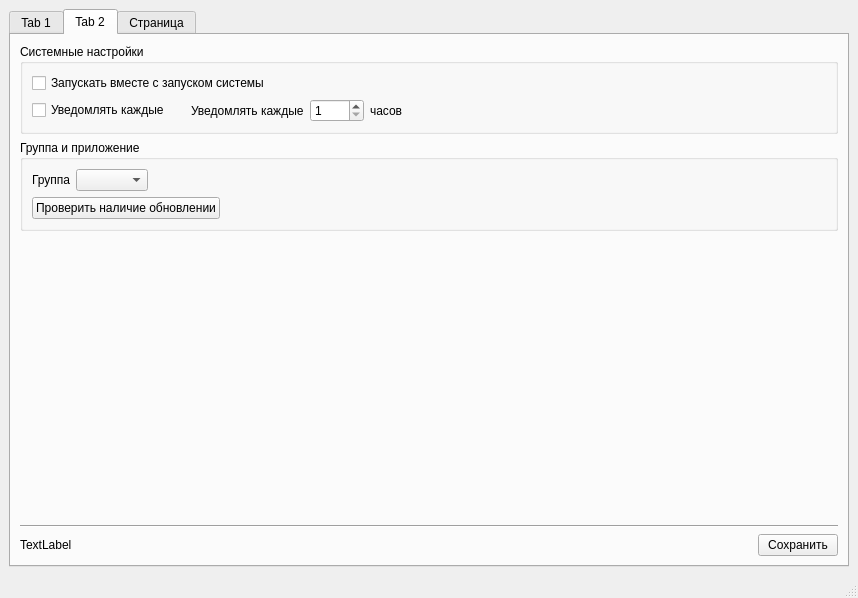
<?xml version="1.0" encoding="UTF-8"?>
<ui version="4.0">
 <class>MainWindow</class>
 <widget class="QMainWindow" name="MainWindow">
  <property name="geometry">
   <rect>
    <x>0</x>
    <y>0</y>
    <width>858</width>
    <height>598</height>
   </rect>
  </property>
  <property name="windowTitle">
   <string>MainWindow</string>
  </property>
  <widget class="QWidget" name="centralwidget">
   <layout class="QVBoxLayout" name="verticalLayout_2">
    <item>
     <widget class="QTabWidget" name="tabWidget">
      <property name="currentIndex">
       <number>1</number>
      </property>
      <widget class="QWidget" name="tab">
       <attribute name="title">
        <string>Tab 1</string>
       </attribute>
       <layout class="QGridLayout" name="gridLayout">
        <item row="1" column="1" colspan="2">
         <widget class="Line" name="line_3">
          <property name="orientation">
           <enum>Qt::Horizontal</enum>
          </property>
         </widget>
        </item>
        <item row="2" column="2">
         <layout class="QHBoxLayout" name="horizontalLayout_2">
          <item>
           <spacer name="horizontalSpacer">
            <property name="orientation">
             <enum>Qt::Horizontal</enum>
            </property>
            <property name="sizeHint" stdset="0">
             <size>
              <width>40</width>
              <height>20</height>
             </size>
            </property>
           </spacer>
          </item>
          <item>
           <widget class="QLabel" name="label_4">
            <property name="text">
             <string>Расписание</string>
            </property>
           </widget>
          </item>
          <item>
           <spacer name="horizontalSpacer_2">
            <property name="orientation">
             <enum>Qt::Horizontal</enum>
            </property>
            <property name="sizeHint" stdset="0">
             <size>
              <width>40</width>
              <height>20</height>
             </size>
            </property>
           </spacer>
          </item>
         </layout>
        </item>
        <item row="2" column="0">
         <layout class="QHBoxLayout" name="horizontalLayout">
          <item>
           <widget class="QLabel" name="label">
            <property name="text">
             <string>Актуалочка</string>
            </property>
           </widget>
          </item>
          <item>
           <widget class="QPushButton" name="UpdateButton">
            <property name="text">
             <string>Обновить</string>
            </property>
           </widget>
          </item>
          <item>
           <spacer name="horizontalSpacer_5">
            <property name="orientation">
             <enum>Qt::Horizontal</enum>
            </property>
            <property name="sizeHint" stdset="0">
             <size>
              <width>40</width>
              <height>20</height>
             </size>
            </property>
           </spacer>
          </item>
         </layout>
        </item>
        <item row="0" column="0" colspan="2">
         <widget class="QTextEdit" name="textEditActuallity"/>
        </item>
        <item row="1" column="0">
         <widget class="Line" name="line_2">
          <property name="orientation">
           <enum>Qt::Horizontal</enum>
          </property>
         </widget>
        </item>
        <item row="0" column="2">
         <widget class="QTextEdit" name="textEditShedule"/>
        </item>
       </layout>
      </widget>
      <widget class="QWidget" name="tab_2">
       <attribute name="title">
        <string>Tab 2</string>
       </attribute>
       <layout class="QGridLayout" name="gridLayout_5">
        <item row="3" column="0">
         <widget class="Line" name="line">
          <property name="orientation">
           <enum>Qt::Horizontal</enum>
          </property>
         </widget>
        </item>
        <item row="1" column="0">
         <widget class="QGroupBox" name="groupBox_2">
          <property name="title">
           <string>Группа и приложение</string>
          </property>
          <layout class="QGridLayout" name="gridLayout_3">
           <item row="0" column="0">
            <layout class="QHBoxLayout" name="horizontalLayout_7">
             <item>
              <widget class="QLabel" name="label_5">
               <property name="text">
                <string>Группа</string>
               </property>
              </widget>
             </item>
             <item>
              <widget class="QComboBox" name="comboBoxGroup"/>
             </item>
             <item>
              <spacer name="horizontalSpacer_8">
               <property name="orientation">
                <enum>Qt::Horizontal</enum>
               </property>
               <property name="sizeHint" stdset="0">
                <size>
                 <width>40</width>
                 <height>20</height>
                </size>
               </property>
              </spacer>
             </item>
            </layout>
           </item>
           <item row="1" column="0">
            <layout class="QHBoxLayout" name="horizontalLayout_6">
             <item>
              <widget class="QPushButton" name="checkupdateButton">
               <property name="text">
                <string>Проверить наличие обновлении</string>
               </property>
              </widget>
             </item>
             <item>
              <spacer name="horizontalSpacer_6">
               <property name="orientation">
                <enum>Qt::Horizontal</enum>
               </property>
               <property name="sizeHint" stdset="0">
                <size>
                 <width>40</width>
                 <height>20</height>
                </size>
               </property>
              </spacer>
             </item>
            </layout>
           </item>
          </layout>
         </widget>
        </item>
        <item row="4" column="0">
         <layout class="QHBoxLayout" name="horizontalLayout_5">
          <item>
           <widget class="QLabel" name="labelVersion">
            <property name="styleSheet">
             <string notr="true">font: 8pt &quot;MS Shell Dlg 2&quot;;</string>
            </property>
            <property name="text">
             <string>TextLabel</string>
            </property>
           </widget>
          </item>
          <item>
           <spacer name="horizontalSpacer_3">
            <property name="orientation">
             <enum>Qt::Horizontal</enum>
            </property>
            <property name="sizeHint" stdset="0">
             <size>
              <width>40</width>
              <height>20</height>
             </size>
            </property>
           </spacer>
          </item>
          <item>
           <widget class="QPushButton" name="pushButtonSave">
            <property name="text">
             <string>Сохранить</string>
            </property>
           </widget>
          </item>
         </layout>
        </item>
        <item row="0" column="0">
         <widget class="QGroupBox" name="groupBox">
          <property name="title">
           <string>Системные настройки</string>
          </property>
          <layout class="QGridLayout" name="gridLayout_2">
           <item row="0" column="0">
            <layout class="QVBoxLayout" name="verticalLayout">
             <item>
              <widget class="QCheckBox" name="checkBoxAutoRun">
               <property name="text">
                <string>Запускать вместе с запуском системы</string>
               </property>
              </widget>
             </item>
             <item>
              <layout class="QHBoxLayout" name="horizontalLayout_3">
               <item>
                <widget class="QCheckBox" name="checkBoxNotify">
                 <property name="text">
                  <string>Уведомлять каждые</string>
                 </property>
                </widget>
               </item>
               <item>
                <spacer name="horizontalSpacer_7">
                 <property name="orientation">
                  <enum>Qt::Horizontal</enum>
                 </property>
                 <property name="sizeType">
                  <enum>QSizePolicy::Preferred</enum>
                 </property>
                 <property name="sizeHint" stdset="0">
                  <size>
                   <width>15</width>
                   <height>20</height>
                  </size>
                 </property>
                </spacer>
               </item>
               <item>
                <widget class="QLabel" name="label_2">
                 <property name="text">
                  <string>Уведомлять каждые</string>
                 </property>
                </widget>
               </item>
               <item>
                <widget class="QSpinBox" name="spinBoxInterval">
                 <property name="readOnly">
                  <bool>false</bool>
                 </property>
                 <property name="minimum">
                  <number>1</number>
                 </property>
                 <property name="maximum">
                  <number>9999</number>
                 </property>
                </widget>
               </item>
               <item>
                <widget class="QLabel" name="label_3">
                 <property name="text">
                  <string>часов</string>
                 </property>
                </widget>
               </item>
               <item>
                <spacer name="horizontalSpacer_4">
                 <property name="orientation">
                  <enum>Qt::Horizontal</enum>
                 </property>
                 <property name="sizeHint" stdset="0">
                  <size>
                   <width>40</width>
                   <height>20</height>
                  </size>
                 </property>
                </spacer>
               </item>
              </layout>
             </item>
            </layout>
           </item>
          </layout>
         </widget>
        </item>
        <item row="2" column="0">
         <spacer name="verticalSpacer">
          <property name="orientation">
           <enum>Qt::Vertical</enum>
          </property>
          <property name="sizeHint" stdset="0">
           <size>
            <width>20</width>
            <height>40</height>
           </size>
          </property>
         </spacer>
        </item>
       </layout>
      </widget>
      <widget class="QWidget" name="tab_3">
       <attribute name="title">
        <string>Страница</string>
       </attribute>
       <layout class="QGridLayout" name="gridLayout_4">
        <item row="0" column="0">
         <widget class="QCalendarWidget" name="calendarWidget"/>
        </item>
        <item row="1" column="0">
         <layout class="QHBoxLayout" name="horizontalLayout_4">
          <item>
           <widget class="QLabel" name="color1">
            <property name="text">
             <string>TextLabel</string>
            </property>
            <property name="alignment">
             <set>Qt::AlignCenter</set>
            </property>
           </widget>
          </item>
          <item>
           <widget class="QLabel" name="color2">
            <property name="text">
             <string>TextLabel</string>
            </property>
            <property name="alignment">
             <set>Qt::AlignCenter</set>
            </property>
           </widget>
          </item>
          <item>
           <widget class="QLabel" name="color3">
            <property name="text">
             <string>TextLabel</string>
            </property>
            <property name="alignment">
             <set>Qt::AlignCenter</set>
            </property>
           </widget>
          </item>
         </layout>
        </item>
       </layout>
      </widget>
     </widget>
    </item>
   </layout>
  </widget>
  <widget class="QMenuBar" name="menubar">
   <property name="geometry">
    <rect>
     <x>0</x>
     <y>0</y>
     <width>858</width>
     <height>20</height>
    </rect>
   </property>
  </widget>
  <widget class="QStatusBar" name="statusbar"/>
 </widget>
 <resources/>
 <connections/>
</ui>
